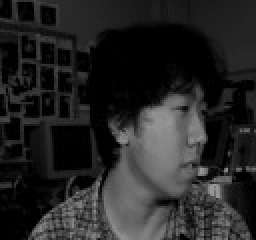
#> input picture TrainingSet/an2i_left_angry_open.jpg, 128 x 120 px (shown 2 times larger); its folder holds only this picture in this run
$ python NN_model.py   (Python 2 division)
#> lines starting #> are read from the running program, lines starting #| are printed output that depends on the picture
### face_direction_predictor.py
import os
import pickle
from PIL import Image

import numpy as np

from NN_Implementation import NeuralNetMLP


class FaceDirectionPredictor(object):

    def __init__(self, labels=('left', 'straight', 'right',  'up')):
        self.file_label_number = 1
        self.labels = labels
        self.directions = {j: i for i, j in enumerate(self.labels)}
        self._model = object()
        self.l2 = 0.1
        self.l1 = 0.0
        self.epochs = 1000
        self.eta = 0.001
        self.alpha = 0.001
        self.decrease_const = 0.00001
        self.minibatches = 50

    def _labels_to_number(self, label):
        return self.directions[label]

    def _number_to_label(self, number):
        return self.labels[number]

    @staticmethod
    def compress_image(pic):
        """
        Compress image to half size
        pic: np array of dimensions M x N
        return: np array of dimensions M/2 x N/2
        """
        return np.array([
            pic[m:m + 2, n:n + 2].sum() / 4.0
            for m in range(0, pic.shape[0], 2)
            for n in range(0, pic.shape[1], 2)
        ]).reshape((pic.shape[0] / 2, pic.shape[1] / 2))

    def _pic_to_features(self, pic):
        '''
        Convert pictures to two time compressed feature array
        pic: np array of dimensions M x N
        return: np array of one dimensions with size M/4 * N/4
        '''
        return self.compress_image(self.compress_image(pic)).reshape(-1)

    def _read_pics(self, folder="TrainingSet"):
        '''
        Reads all image and labels from given folder
        folder: TrainingSet or TestSet
        return: list of tuple of label and image matrix
        '''
#> called with folder = 'TrainingSet'
        return [(np.asarray(Image.open(folder + "/" + i).convert('L')),
                 i.split('_')[self.file_label_number])
                for i in os.listdir(folder)]

    def _pic_to_X_y(self, folder="TrainingSet"):
        '''
        Convert traing set pictures to X and y
        return: tuple of X, y
        '''
        return map(np.asarray, zip(*[
            (
                self._pic_to_features(pic),
                self._labels_to_number(label)
            )
            for pic, label in self._read_pics()
        ]))
#> in compress_image, `return np.array([ pic[m:m + 2, n:n + 2].sum() / 4.0 for m in range(0, ..`:
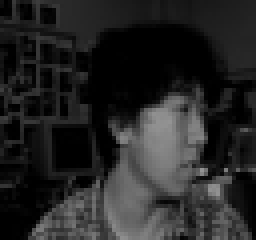
#> returned value: shape (60, 64) float64 (shown 4 times larger); min 0, max 148, mean 37.4
#> in compress_image (call 2), `return np.array([ pic[m:m + 2, n:n + 2].sum() / 4.0 for m in range(0, ..`:
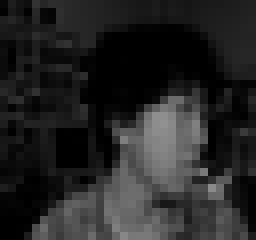
#> returned value: shape (30, 32) float64 (shown 8 times larger); min 0, max 145.4, mean 37.4

    def fit(self, version=""):
        '''
        Fits data for traing set
        '''
        pickle_file = 'models/%s%s.p' % (self.__class__.__name__, version)

        self._model = NeuralNetMLP(l2=self.l2, l1=self.l1, epochs=self.epochs,
                                   eta=self.eta, alpha=self.alpha,
                                   decrease_const=self.decrease_const,
                                   minibatches=self.minibatches, shuffle=True,
                                   random_state=1, n_output=4, n_features=960)

        if os.path.isfile(pickle_file):
            self._model = pickle.load(open(pickle_file, 'rb'))
        else:
            (X, y) = self._pic_to_X_y()
#> y = [0]
            self._model.fit(X, y)
            pickle.dump(self._model, open(pickle_file, 'wb'))

    # [19 lines left out: functions predict, __str__, not called in this run]

### NN_Implementation.py
__author__ = 'jarethmoyo'

import os
import struct
import numpy as np

import numpy as np
from scipy.special import expit
import sys


class NeuralNetMLP(object):
    """ Feedforward neural network / Multi-layer perceptron classifier.

    Parameters
    ------------
    n_output : int
      Number of output units, should be equal to the
      number of unique class labels.

    n_features : int
      Number of features (dimensions) in the target dataset.
      Should be equal to the number of columns in the X array.

    n_hidden : int (default: 30)
      Number of hidden units.

    l1 : float (default: 0.0)
      Lambda value for L1-regularization.
      No regularization if l1=0.0 (default)

    l2 : float (default: 0.0)
      Lambda value for L2-regularization.
      No regularization if l2=0.0 (default)

    epochs : int (default: 500)
      Number of passes over the training set.

    eta : float (default: 0.001)
      Learning rate.

    alpha : float (default: 0.0)
      Momentum constant. Factor multiplied with the
      gradient of the previous epoch t-1 to improve
      learning speed
      w(t) := w(t) - (grad(t) + alpha*grad(t-1))

    decrease_const : float (default: 0.0)
      Decrease constant. Shrinks the learning rate
      after each epoch via eta / (1 + epoch*decrease_const)

    shuffle : bool (default: True)
      Shuffles training data every epoch if True to prevent circles.

    minibatches : int (default: 1)
      Divides training data into k minibatches for efficiency.
      Normal gradient descent learning if k=1 (default).

    random_state : int (default: None)
      Set random state for shuffling and initializing the weights.

    Attributes
    -----------
    cost_ : list
      Sum of squared errors after each epoch.

    """
    def __init__(self, n_output, n_features, n_hidden=30,
                 l1=0.0, l2=0.0, epochs=500, eta=0.001,
                 alpha=0.0, decrease_const=0.0, shuffle=True,
                 minibatches=1, random_state=None):

        np.random.seed(random_state)
        self.n_output = n_output
        self.n_features = n_features
        self.n_hidden = n_hidden
        self.w1, self.w2 = self._initialize_weights()
        self.l1 = l1
        self.l2 = l2
        self.epochs = epochs
        self.eta = eta
        self.alpha = alpha
        self.decrease_const = decrease_const
        self.shuffle = shuffle
        self.minibatches = minibatches

    def _encode_labels(self, y, k):
        """Encode labels into one-hot representation

        Parameters
        ------------
        y : array, shape = [n_samples]
            Target values.

        Returns
        -----------
        onehot : array, shape = (n_labels, n_samples)

        """
#> called with y = array of shape (1,), k = 4
        onehot = np.zeros((k, y.shape[0]))
#> onehot = [0, 0, 0, 0]
        for idx, val in enumerate(y):
            onehot[val, idx] = 1.0
#> this loop made 1 pass
#> after the loop, onehot = [1, 0, 0, 0]
        return onehot

    def _initialize_weights(self):
        """Initialize weights with small random numbers."""
        w1 = np.random.uniform(-1.0, 1.0, size=self.n_hidden*(self.n_features + 1))
        w1 = w1.reshape(self.n_hidden, self.n_features + 1)
        w2 = np.random.uniform(-1.0, 1.0, size=self.n_output*(self.n_hidden + 1))
        w2 = w2.reshape(self.n_output, self.n_hidden + 1)
        return w1, w2

    def _sigmoid(self, z):
        """Compute logistic function (sigmoid)

        Uses scipy.special.expit to avoid overflow
        error for very small input values z.

        """
        # return 1.0 / (1.0 + np.exp(-z))
        return expit(z)

    def _sigmoid_gradient(self, z):
        """Compute gradient of the logistic function"""
        sg = self._sigmoid(z)
        return sg * (1 - sg)

    def _add_bias_unit(self, X, how='column'):
        """Add bias unit (column or row of 1s) to array at index 0"""
        if how == 'column':
            X_new = np.ones((X.shape[0], X.shape[1]+1))
            X_new[:, 1:] = X
        elif how == 'row':
            X_new = np.ones((X.shape[0]+1, X.shape[1]))
            X_new[1:, :] = X
        else:
            raise AttributeError('`how` must be `column` or `row`')
        return X_new

    def _feedforward(self, X, w1, w2):
        """Compute feedforward step

        Parameters
        -----------
        X : array, shape = [n_samples, n_features]
          Input layer with original features.

        w1 : array, shape = [n_hidden_units, n_features]
          Weight matrix for input layer -> hidden layer.

        w2 : array, shape = [n_output_units, n_hidden_units]
          Weight matrix for hidden layer -> output layer.

        Returns
        ----------
        a1 : array, shape = [n_samples, n_features+1]
          Input values with bias unit.

        z2 : array, shape = [n_hidden, n_samples]
          Net input of hidden layer.

        a2 : array, shape = [n_hidden+1, n_samples]
          Activation of hidden layer.

        z3 : array, shape = [n_output_units, n_samples]
          Net input of output layer.

        a3 : array, shape = [n_output_units, n_samples]
          Activation of output layer.

        """
        a1 = self._add_bias_unit(X, how='column')
        z2 = w1.dot(a1.T)
        a2 = self._sigmoid(z2)
        a2 = self._add_bias_unit(a2, how='row')
        z3 = w2.dot(a2)
        a3 = self._sigmoid(z3)
        return a1, z2, a2, z3, a3

    def _L2_reg(self, lambda_, w1, w2):
        """Compute L2-regularization cost"""
        return (lambda_/2.0) * (np.sum(w1[:, 1:] ** 2) + np.sum(w2[:, 1:] ** 2))

    def _L1_reg(self, lambda_, w1, w2):
        """Compute L1-regularization cost"""
        return (lambda_/2.0) * (np.abs(w1[:, 1:]).sum() + np.abs(w2[:, 1:]).sum())

    def _get_cost(self, y_enc, output, w1, w2):
        """Compute cost function.

        y_enc : array, shape = (n_labels, n_samples)
          one-hot encoded class labels.

        output : array, shape = [n_output_units, n_samples]
          Activation of the output layer (feedforward)

        w1 : array, shape = [n_hidden_units, n_features]
          Weight matrix for input layer -> hidden layer.

        w2 : array, shape = [n_output_units, n_hidden_units]
          Weight matrix for hidden layer -> output layer.

        Returns
        ---------
        cost : float
          Regularized cost.

        """
        term1 = -y_enc * (np.log(output))
        term2 = (1 - y_enc) * np.log(1 - output)
        cost = np.sum(term1 - term2)
        L1_term = self._L1_reg(self.l1, w1, w2)
        L2_term = self._L2_reg(self.l2, w1, w2)
        cost = cost + L1_term + L2_term
        return cost

    def _get_gradient(self, a1, a2, a3, z2, y_enc, w1, w2):
        """ Compute gradient step using backpropagation.

        Parameters
        ------------
        a1 : array, shape = [n_samples, n_features+1]
          Input values with bias unit.

        a2 : array, shape = [n_hidden+1, n_samples]
          Activation of hidden layer.

        a3 : array, shape = [n_output_units, n_samples]
          Activation of output layer.

        z2 : array, shape = [n_hidden, n_samples]
          Net input of hidden layer.

        y_enc : array, shape = (n_labels, n_samples)
          one-hot encoded class labels.

        w1 : array, shape = [n_hidden_units, n_features]
          Weight matrix for input layer -> hidden layer.

        w2 : array, shape = [n_output_units, n_hidden_units]
          Weight matrix for hidden layer -> output layer.

        Returns
        ---------

        grad1 : array, shape = [n_hidden_units, n_features]
          Gradient of the weight matrix w1.

        grad2 : array, shape = [n_output_units, n_hidden_units]
            Gradient of the weight matrix w2.

        """
        # backpropagation
        sigma3 = a3 - y_enc
        z2 = self._add_bias_unit(z2, how='row')
        sigma2 = w2.T.dot(sigma3) * self._sigmoid_gradient(z2)
        sigma2 = sigma2[1:, :]
        grad1 = sigma2.dot(a1)
        grad2 = sigma3.dot(a2.T)

        # regularize
        grad1[:, 1:] += (w1[:, 1:] * (self.l1 + self.l2))
        grad2[:, 1:] += (w2[:, 1:] * (self.l1 + self.l2))

        return grad1, grad2

    # [22 lines left out: function predict, not called in this run]

    def fit(self, X, y, print_progress=False):
        """ Learn weights from training data.

        Parameters
        -----------
        X : array, shape = [n_samples, n_features]
          Input layer with original features.

        y : array, shape = [n_samples]
          Target class labels.

        print_progress : bool (default: False)
          Prints progress as the number of epochs
          to stderr.

        Returns:
        ----------
        self

        """
        self.cost_ = []
        X_data, y_data = X.copy(), y.copy()
        y_enc = self._encode_labels(y, self.n_output)
#> y_enc = [1, 0, 0, 0]

        delta_w1_prev = np.zeros(self.w1.shape)
        delta_w2_prev = np.zeros(self.w2.shape)

        for i in range(self.epochs):

            # adaptive learning rate
            self.eta /= (1 + self.decrease_const*i)

            if print_progress:
                sys.stderr.write('\rEpoch: %d/%d' % (i+1, self.epochs))
                sys.stderr.flush()

            if self.shuffle:
                idx = np.random.permutation(y_data.shape[0])
                X_data, y_enc = X_data[idx], y_enc[:, idx]

            mini = np.array_split(range(y_data.shape[0]), self.minibatches)
            for idx in mini:

                # feedforward
                a1, z2, a2, z3, a3 = self._feedforward(X_data[idx], self.w1, self.w2)
                cost = self._get_cost(y_enc=y_enc[:, idx],
                                      output=a3,
                                      w1=self.w1,
                                      w2=self.w2)
                self.cost_.append(cost)

                # compute gradient via backpropagation
                grad1, grad2 = self._get_gradient(a1=a1, a2=a2,
                                                  a3=a3, z2=z2,
                                                  y_enc=y_enc[:, idx],
                                                  w1=self.w1,
                                                  w2=self.w2)

                delta_w1, delta_w2 = self.eta * grad1, self.eta * grad2
                self.w1 -= (delta_w1 + (self.alpha * delta_w1_prev))
                self.w2 -= (delta_w2 + (self.alpha * delta_w2_prev))
                delta_w1_prev, delta_w2_prev = delta_w1, delta_w2
#> this loop made 1000 passes

        return self

### NN_model.py
from face_direction_predictor import FaceDirectionPredictor


# part (a)
def compress_image(pic):
    """
    :param pic: np array of dimensions M x N
    :return: np array of dimensions M/2 x N/2 using the formula
             specified in the assignment description
    """
    return FaceDirectionPredictor.compress_image(pic)

ip = FaceDirectionPredictor()
ip.fit()


# part (b)
def model_evaluation(pic):
    """
    :param pic: np array of dimensions 120 x 128 representing an image
    :return: String specifying direction that the subject is facing
    """
    return ip.predict(pic)
